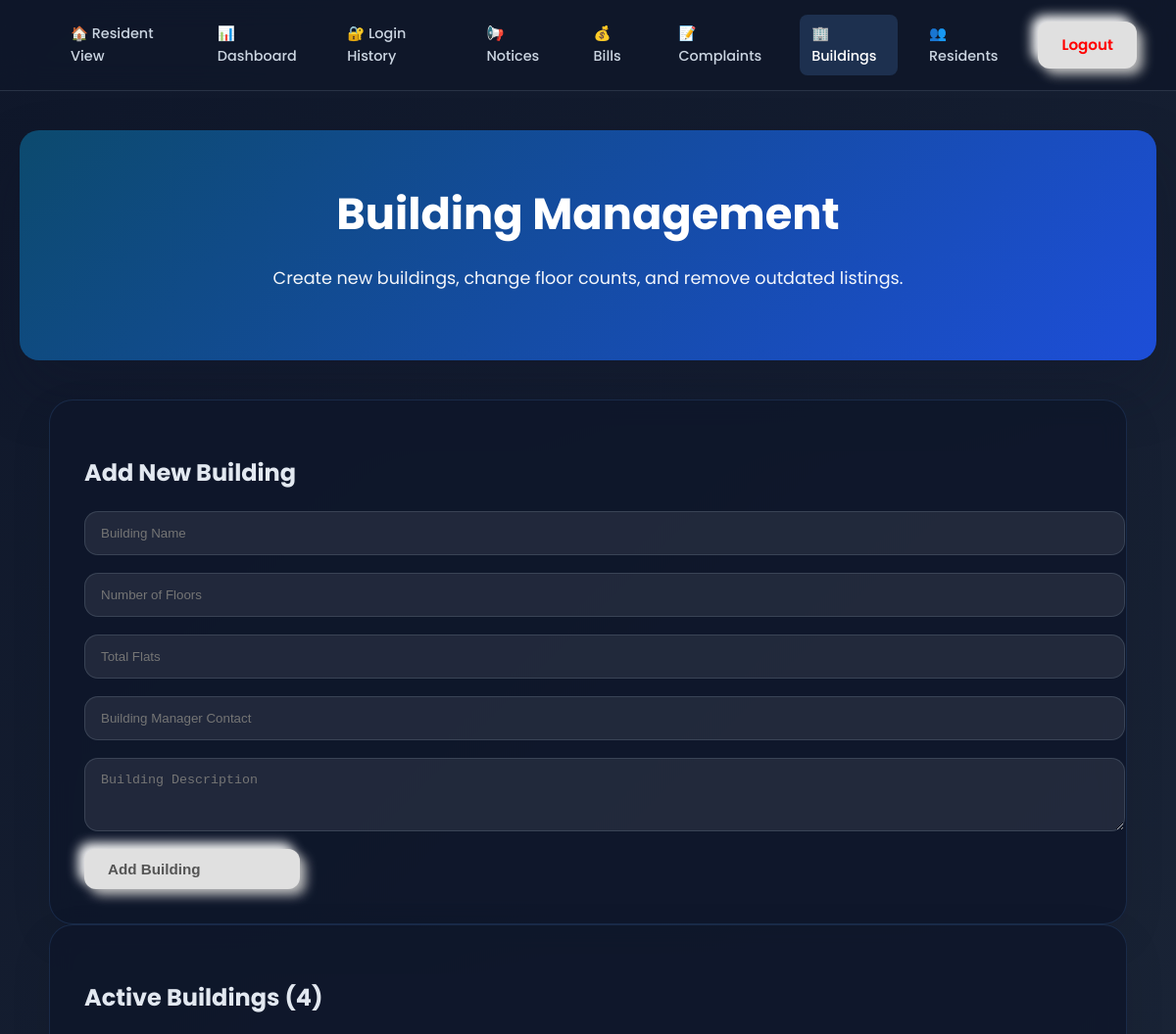
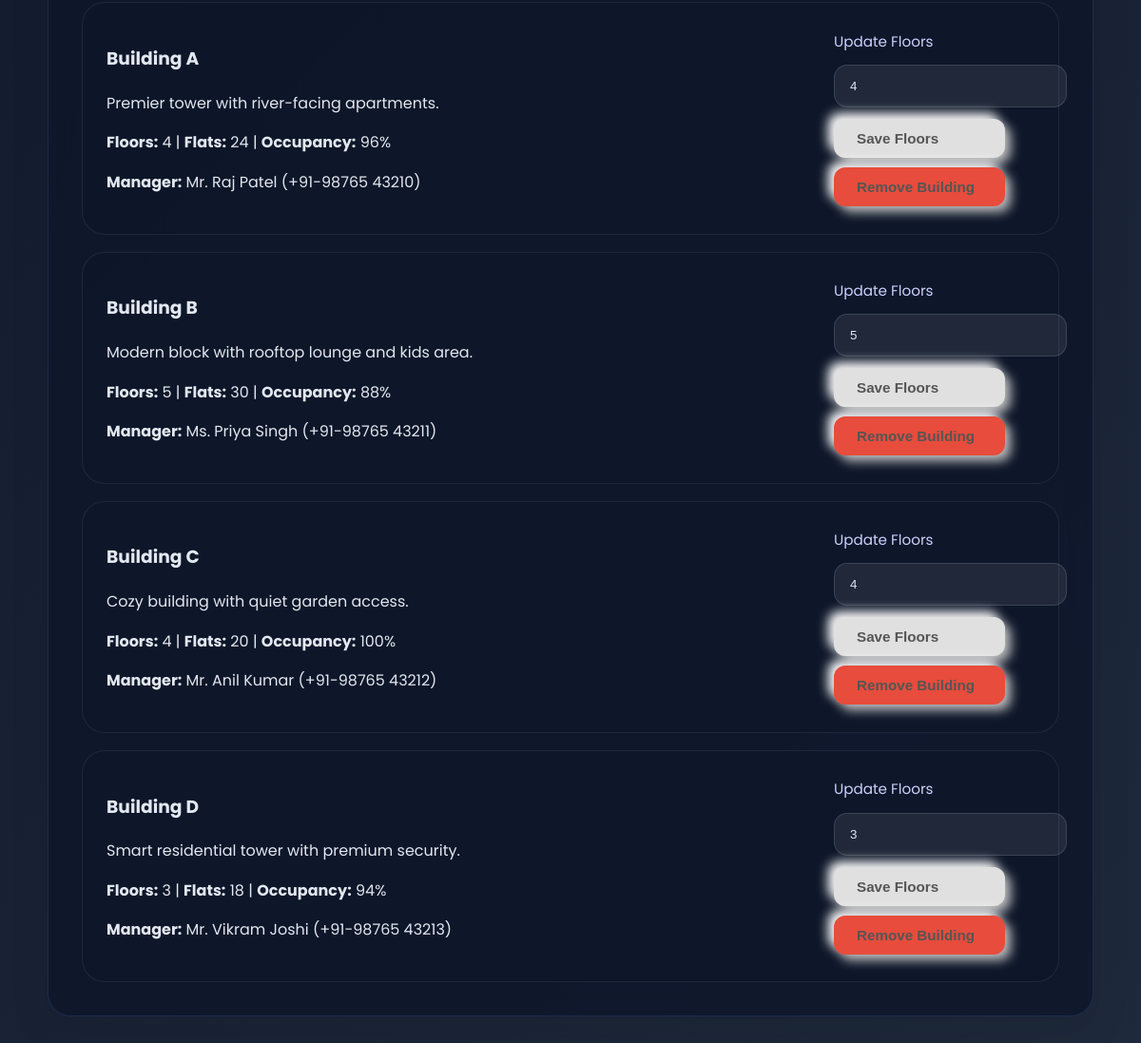
Screenshot of /admin_buildings (signed in) with the database file from the repository (2 pictures, top to bottom).
### app.py (models this page shows)
class Building(db.Model):
    name = db.Column(db.String(100), primary_key=True)
    floors = db.Column(db.Integer)
    flats = db.Column(db.Integer)
    occupancy = db.Column(db.String(10))
    description = db.Column(db.Text)
    residents_count = db.Column(db.Integer, default=0)
    amenities = db.Column(db.Text)  # JSON string
    manager = db.Column(db.String(200))

### app.py (the view, shortened to what this page needs)
@app.route('/admin_buildings', methods=['GET', 'POST'])
def admin_buildings():
    if 'logged_in' not in session or session.get('user_type') != 'admin':
        return redirect(url_for('login'))
    buildings_list = Building.query.all()
    return render_template('admin_buildings.html', buildings=buildings_list)

### templates/admin_buildings.html (shortened to what this page needs)
<!DOCTYPE html>
<html lang="en">
<head>
    <link rel="stylesheet" href="{{ url_for('static', filename='style.css') }}">
</head>
<body class="admin-theme">
    <nav class="admin-nav">
        <a href="/dashboard">🏠 Resident View</a>
        <a href="/admin_dashboard">📊 Dashboard</a>
        <a href="/admin_login_history">🔐 Login History</a>
        <a href="/admin_notices">📢 Notices</a>
        <a href="/admin_bills">💰 Bills</a>
        <a href="/admin_complaints">📝 Complaints</a>
        <a href="/admin_buildings" class="active">🏢 Buildings</a>
        <a href="/admin_residents">👥 Residents</a>
        <a href="/logout" class="btn-premium" style="color: red;">Logout</a>
    </nav>
    <div class="page-hero">
        <h1>Building Management</h1>
        <p>Create new buildings, change floor counts, and remove outdated listings.</p>
    </div>
    <div class="page-main" style="max-width: 1100px;">
        <div class="building-card">
            <h2>Add New Building</h2>
            <form action="/admin_buildings" method="POST" style="display: grid; gap: 18px;">
                <input type="text" name="name" placeholder="Building Name" required class="input-card">
                <input type="number" name="floors" placeholder="Number of Floors" required class="input-card" min="1">
                <input type="number" name="flats" placeholder="Total Flats" required class="input-card" min="1">
                <input type="text" name="manager" placeholder="Building Manager Contact" required class="input-card">
                <textarea name="description" placeholder="Building Description" rows="3" class="input-card"></textarea>
                <button type="submit" class="btn-premium" style="width: 220px;">Add Building</button>
            </form>
        </div>
        <div class="building-card">
            <h2>Active Buildings ({{ buildings|length }})</h2>
            <div style="display: grid; gap: 18px; margin-top: 20px;">
                {% for building in buildings %}
                <div class="admin-card-grid">
                    <div>
                        <h3>{{ building.name }}</h3>
                        <p>{{ building.description }}</p>
                        <p><strong>Floors:</strong> {{ building.floors }} | <strong>Flats:</strong> {{ building.flats }} | <strong>Occupancy:</strong> {{ building.occupancy }}</p>
                        <p><strong>Manager:</strong> {{ building.manager }}</p>
                    </div>
                    <div style="display: grid; gap: 10px; align-items: end;">
                        <form action="/admin_buildings" method="POST" style="display: grid; gap: 12px;">
                            <label style="font-size: 0.95rem; color: #cad2ff;">Update Floors</label>
                            <input type="number" name="floors" value="{{ building.floors }}" min="1" class="input-card">
                            <button type="submit" class="btn-premium" style="width: 180px;">Save Floors</button>
                        </form>
                        <form action="/admin_buildings" method="POST" style="display: inline;">
                            <button type="submit" class="btn-premium" style="width: 180px; background: #e74c3c;">Remove Building</button>
                        </form>
                    </div>
                </div>
                {% endfor %}
            </div>
        </div>
    </div>
</body>
</html>

### static/style.css (style rules this page uses)
body { background: linear-gradient(135deg, #e0e4e8 0%, #c1c9d0 100%); font-family: 'Poppins', sans-serif; margin: 0; min-height: 100vh; color: #444; line-height: 1.6; }
nav { display: flex; justify-content: flex-end; align-items: center; padding: 15px 40px; background: rgba(255, 255, 255, 0.2); backdrop-filter: blur(15px); border-bottom: 1px solid rgba(255, 255, 255, 0.3); position: sticky; top: 0; z-index: 1000; }
nav a { margin-left: 20px; text-decoration: none; color: #2c3e50; font-weight: 500; font-size: 0.9rem; transition: all 0.3s ease; padding: 8px 12px; border-radius: 8px; }
nav a.active, nav a:hover { color: #1f4068; background: rgba(255,255,255,0.2); }
.page-hero, .detail-hero { text-align: center; margin: 40px 20px; background: linear-gradient(135deg, #667eea 0%, #764ba2 100%); color: white; padding: 50px 30px; border-radius: 20px; box-shadow: 0 20px 40px rgba(0,0,0,0.12); }
.page-hero h1, .detail-hero h1 { margin: 0 0 15px 0; font-size: 2.8rem; font-weight: 700; }
.page-hero p, .detail-hero p { margin: 0 0 20px 0; opacity: 0.95; font-size: 1.1rem; }
.page-main, .detail-main { max-width: 1200px; margin: 0 auto; padding: 0 20px 60px; }
.button-link, .btn-premium { display: inline-flex; align-items: center; gap: 8px; text-decoration: none; background: #e0e0e0; border: none; padding: 12px 24px; border-radius: 12px; box-shadow: 6px 6px 12px #bebebe, -6px -6px 12px #ffffff; cursor: pointer; font-weight: 600; color: #555; font-size: 0.95rem; transition: all 0.25s ease; text-transform: none; }
.building-card, .detail-card { background: rgba(255, 255, 255, 0.95); backdrop-filter: blur(12px); border-radius: 24px; padding: 35px; border: 1px solid rgba(255, 255, 255, 0.4); box-shadow: 0 15px 45px rgba(0, 0, 0, 0.08); transition: all 0.3s ease; }
.admin-theme { background: linear-gradient(135deg, #0f172a 0%, #1e293b 100%); color: #e2e8f0; }
.admin-theme nav { background: rgba(15, 23, 42, 0.88); border-color: rgba(148, 163, 184, 0.2); }
.admin-theme nav a { color: #cbd5e1; }
.admin-theme nav a.active, .admin-theme nav a:hover { color: #ffffff; background: rgba(96, 165, 250, 0.18); }
.admin-theme .page-hero { background: linear-gradient(135deg, #0c4a6e 0%, #1d4ed8 100%); box-shadow: 0 30px 60px rgba(15, 23, 42, 0.32); }
.admin-theme .building-card, .admin-theme .detail-card { background: rgba(15, 23, 42, 0.86); border-color: rgba(96, 165, 250, 0.14); color: #e2e8f0; }
.admin-card-grid { display: grid; grid-template-columns: 1fr auto; gap: 20px; align-items: center; padding: 25px; border-radius: 24px; background: rgba(15, 23, 42, 0.7); border: 1px solid rgba(148, 163, 184, 0.12); }
.input-card { width: 100%; padding: 14px 16px; border-radius: 14px; background: rgba(255, 255, 255, 0.08); border: 1px solid rgba(148, 163, 184, 0.22); color: #e2e8f0; }

### rows the page displays
Building: name "Building A", description "Premier tower with river-facing apartments.", floors "4", flats "24", occupancy "96%", manager "Mr. Raj Patel (+91-98765 43210)"
Building: name "Building B", description "Modern block with rooftop lounge and kids area.", floors "5", flats "30", occupancy "88%", manager "Ms. Priya Singh (+91-98765 43211)"
Building: name "Building C", description "Cozy building with quiet garden access.", floors "4", flats "20", occupancy "100%", manager "Mr. Anil Kumar (+91-98765 43212)"
Building: name "Building D", description "Smart residential tower with premium security.", floors "3", flats "18", occupancy "94%", manager "Mr. Vikram Joshi (+91-98765 43213)"

### other values shown
{{ buildings|length }} "4"
